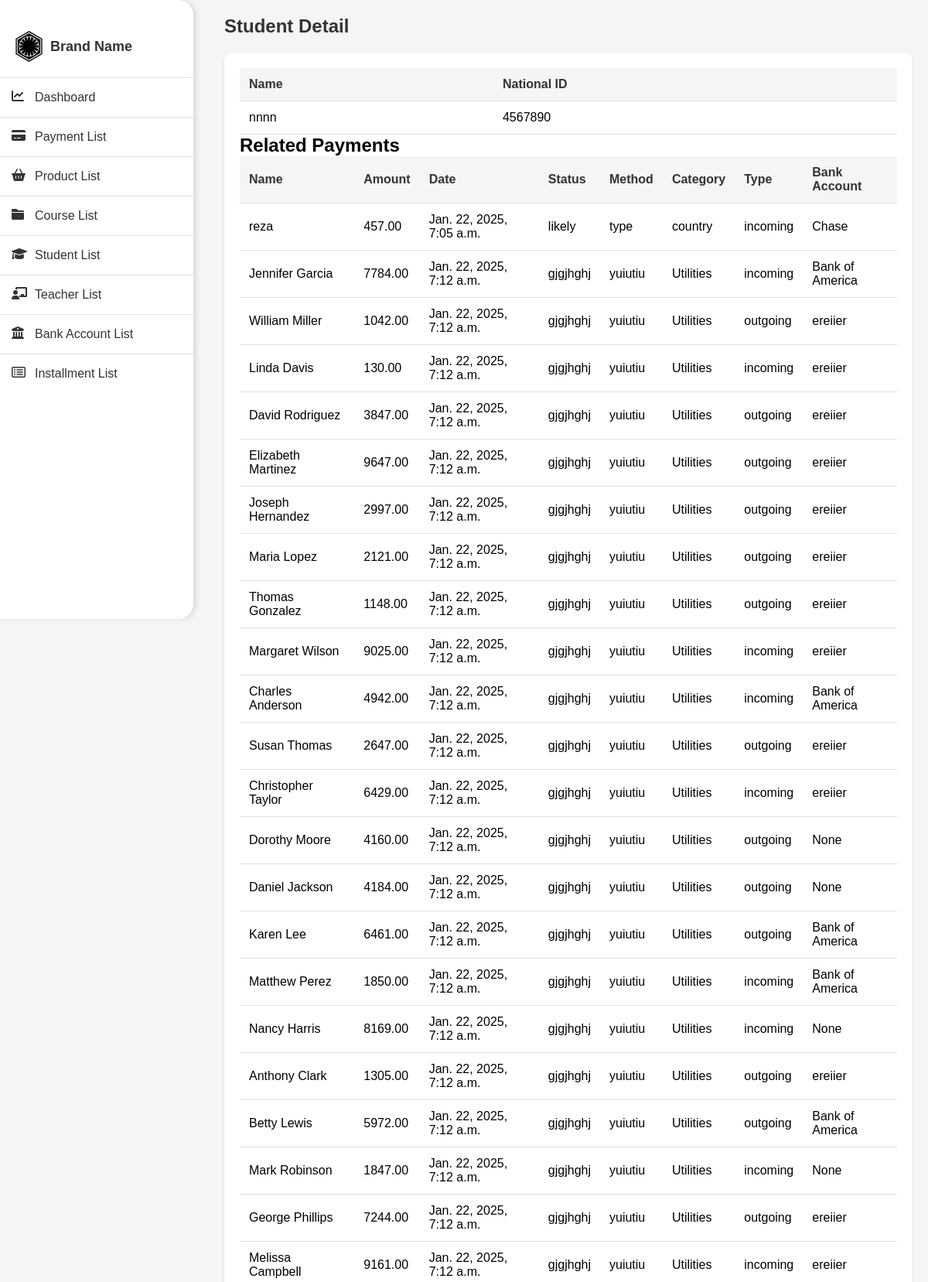
The page /student-detail/1/ (signed in, upper part) on the database its author committed.
### payments/models.py (models this page shows, shortened)
class Student(models.Model):
    person = models.ForeignKey(Person, on_delete=models.DO_NOTHING, related_name='students')
    name = models.CharField(max_length=255)
    national_id = models.CharField(max_length=20, unique=True)

class Payment(models.Model):
    name = models.CharField(max_length=255, db_index=True)
    amount = models.DecimalField(max_digits=10, decimal_places=2)
    datetime = models.DateTimeField(auto_now_add=True, db_index=True)
    related_person = models.ForeignKey(Person, on_delete=models.DO_NOTHING, related_name='payments')
    payment_method = models.ForeignKey(PaymentMethod, on_delete=models.DO_NOTHING, related_name='payments')
    status = models.ForeignKey(Status, on_delete=models.DO_NOTHING, related_name='payments')
    info_text = models.TextField(blank=True, null=True)
    category = models.ForeignKey(PaymentCategory, on_delete=models.DO_NOTHING, related_name='payments')
    payment_type = models.ForeignKey(PaymentType, on_delete=models.DO_NOTHING, related_name='payments')
    related_bank_account = models.ForeignKey(BankAccount, on_delete=models.DO_NOTHING, null=True, blank=True,
                                             related_name='payments')

### payments/views.py (the view)
# urls.py: path('student-detail/<int:student_id>/', views.student_detail_page, name='student_detail'),
@login_required
@user_passes_test(is_staff_or_superuser, login_url='login')
def student_detail_page(request, student_id):
    student = get_object_or_404(Student, id=student_id)
    person = student.person
    payments = Payment.objects.filter(related_person=person).values(
        'name', 'amount', 'datetime', 'status__title',
        'payment_method__title', 'category__name',
        'payment_type__title', 'related_bank_account__name'
    )
    return render(request, 'payments/student_detail.html', {
        'student': student,
        'payments': payments
    })

### payments/views.py (called while the page is built)
def is_staff_or_superuser(user):
    return user.is_staff or user.is_superuser

### payments/templates/payments/student_detail.html (shortened to what this page needs)
{% load static %}
<!DOCTYPE html>
<html lang="en">
<head>
    <link rel="stylesheet" href="https://cdnjs.cloudflare.com/ajax/libs/font-awesome/6.0.0/css/all.min.css">
</head>
<body>
<div class="sidebar">
    <div class="sidebar-header">
        <i class="fa-brands fa-first-order"></i>
        <h2>Brand Name</h2>
    </div>
    <a href="{% url 'dashboard' %}" class="sidebar-button {% if request.resolver_match.url_name == 'dashboard' %}active{% endif %}">
        <i class="fa-solid fa-chart-line"></i>
        Dashboard
    </a>
    <a href="{% url 'payment_list' %}" class="sidebar-button {% if request.resolver_match.url_name == 'payment_list' %}active{% endif %}">
        <i class="fa-solid fa-credit-card"></i>
        Payment List
    </a>
    <a href="{% url 'product_list' %}" class="sidebar-button {% if request.resolver_match.url_name == 'product_list' %}active{% endif %}">
        <i class="fa-solid fa-basket-shopping"></i>
        Product List
    </a>
    <a href="{% url 'course_list' %}" class="sidebar-button {% if request.resolver_match.url_name == 'course_list' %}active{% endif %}">
        <i class="fa-solid fa-folder"></i>
        Course List
    </a>
    <a href="{% url 'student_list' %}" class="sidebar-button {% if request.resolver_match.url_name == 'student_list' %}active{% endif %}">
        <i class="fa-solid fa-graduation-cap"></i>
        Student List
    </a>
    <a href="{% url 'teacher_list' %}" class="sidebar-button {% if request.resolver_match.url_name == 'teacher_list' %}active{% endif %}">
        <i class="fa-solid fa-chalkboard-user"></i>
        Teacher List
    </a>
    <a href="{% url 'bank_account_list' %}" class="sidebar-button {% if request.resolver_match.url_name == 'bank_account_list' %}active{% endif %}">
        <i class="fa-solid fa-building-columns"></i>
        Bank Account List
    </a>
    <a href="{% url 'installment_list' %}" class="sidebar-button {% if request.resolver_match.url_name == 'installment_list' %}active{% endif %}">
        <i class="fa-regular fa-rectangle-list"></i>
        Installment List
    </a>
</div>
<div class="content">
    <div class="page-header">
        <h1>Student Detail</h1>
    </div>
    <div class="table-container">
        <table id="student-detail-table">
            <thead>
                <tr>
                    <th>Name</th>
                    <th>National ID</th>
                </tr>
            </thead>
            <tbody>
                <tr>
                    <td>{{ student.name }}</td>
                    <td>{{ student.national_id }}</td>
                </tr>
            </tbody>
        </table>
        <div class="table-gap">
            <h2>Related Payments</h2>
            <table id="related-payments-table">
                <thead>
                    <tr>
                        <th>Name</th>
                        <th>Amount</th>
                        <th>Date</th>
                        <th>Status</th>
                        <th>Method</th>
                        <th>Category</th>
                        <th>Type</th>
                        <th>Bank Account</th>
                    </tr>
                </thead>
                <tbody>
                    {% for payment in payments %}
                    <tr>
                        <td>{{ payment.name }}</td>
                        <td>{{ payment.amount }}</td>
                        <td>{{ payment.datetime }}</td>
                        <td>{{ payment.status__title }}</td>
                        <td>{{ payment.payment_method__title }}</td>
                        <td>{{ payment.category__name }}</td>
                        <td>{{ payment.payment_type__title }}</td>
                        <td>{{ payment.related_bank_account__name }}</td>
                    </tr>
                    {% endfor %}
                </tbody>
            </table>
        </div>
    </div>
</div>
</body>
</html>

### payments/templates/payments/student_detail.html (style rules this page uses)
* { box-sizing: border-box; margin: 0; padding: 0; }
body { font-family: Arial, sans-serif; background: #f5f5f5; margin: 0; display: flex; opacity: 0; animation: fadeIn 0.3s ease-in forwards; }
.sidebar { width: 250px; background-color: #ffffff; border-radius: 0 20px 20px 0; box-shadow: 4px 0 6px rgba(0, 0, 0, 0.1); padding: 20px 0; height: 100vh; position: fixed; left: 0; top: 0; transition: transform 0.3s ease; }
.sidebar-header { display: flex; align-items: center; padding: 20px; border-bottom: 1px solid #e0e0e0; }
.sidebar-header i { font-size: 40px; margin-right: 10px; }
.sidebar-header h2 { font-size: 18px; color: #333333; }
.sidebar-button { display: flex; align-items: center; width: 100%; padding: 15px; text-align: left; color: #333333; text-decoration: none; border-bottom: 1px solid #e0e0e0; transition: background-color 0.3s ease; }
.sidebar-button i { width: 20px; height: 20px; margin-right: 10px; }
.sidebar-button:last-child { border-bottom: none; }
.content { margin-left: 270px; padding: 20px; width: calc(100% - 270px); transition: margin-left 0.3s ease; }
.page-header { display: flex; justify-content: space-between; align-items: center; margin-bottom: 20px; }
.page-header h1 { font-size: 24px; color: #333333; }
.table-container { background-color: #ffffff; border-radius: 10px; box-shadow: 0 2px 4px rgba(0, 0, 0, 0.1); padding: 20px; overflow-x: auto; }
table { width: 100%; border-collapse: collapse; }
th, td { padding: 12px; text-align: left; border-bottom: 1px solid #e0e0e0; }
th { background-color: #f5f5f5; font-weight: bold; color: #333333; }

### rows shown on the page
Student: name "nnnn", national_id "4567890"
Payment: name "reza", amount "457.00", datetime "Jan. 22, 2025, 7:05 a.m.", status__title "likely", payment_method__title "type", category__name "country", payment_type__title "incoming", related_bank_account__name "Chase"
Payment: name "Jennifer Garcia", amount "7784.00", datetime "Jan. 22, 2025, 7:12 a.m.", status__title "gjgjhghj", payment_method__title "yuiutiu", category__name "Utilities", payment_type__title "incoming", related_bank_account__name "Bank of America"
Payment: name "William Miller", amount "1042.00", datetime "Jan. 22, 2025, 7:12 a.m.", status__title "gjgjhghj", payment_method__title "yuiutiu", category__name "Utilities", payment_type__title "outgoing", related_bank_account__name "ereiier"
Payment: name "Linda Davis", amount "130.00", datetime "Jan. 22, 2025, 7:12 a.m.", status__title "gjgjhghj", payment_method__title "yuiutiu", category__name "Utilities", payment_type__title "incoming", related_bank_account__name "ereiier"
Payment: name "David Rodriguez", amount "3847.00", datetime "Jan. 22, 2025, 7:12 a.m.", status__title "gjgjhghj", payment_method__title "yuiutiu", category__name "Utilities", payment_type__title "outgoing", related_bank_account__name "ereiier"
Payment: name "Elizabeth Martinez", amount "9647.00", datetime "Jan. 22, 2025, 7:12 a.m.", status__title "gjgjhghj", payment_method__title "yuiutiu", category__name "Utilities", payment_type__title "outgoing", related_bank_account__name "ereiier"
Payment: name "Joseph Hernandez", amount "2997.00", datetime "Jan. 22, 2025, 7:12 a.m.", status__title "gjgjhghj", payment_method__title "yuiutiu", category__name "Utilities", payment_type__title "outgoing", related_bank_account__name "ereiier"
Payment: name "Maria Lopez", amount "2121.00", datetime "Jan. 22, 2025, 7:12 a.m.", status__title "gjgjhghj", payment_method__title "yuiutiu", category__name "Utilities", payment_type__title "outgoing", related_bank_account__name "ereiier"
Payment: name "Thomas Gonzalez", amount "1148.00", datetime "Jan. 22, 2025, 7:12 a.m.", status__title "gjgjhghj", payment_method__title "yuiutiu", category__name "Utilities", payment_type__title "outgoing", related_bank_account__name "ereiier"
Payment: name "Margaret Wilson", amount "9025.00", datetime "Jan. 22, 2025, 7:12 a.m.", status__title "gjgjhghj", payment_method__title "yuiutiu", category__name "Utilities", payment_type__title "incoming", related_bank_account__name "ereiier"
Payment: name "Charles Anderson", amount "4942.00", datetime "Jan. 22, 2025, 7:12 a.m.", status__title "gjgjhghj", payment_method__title "yuiutiu", category__name "Utilities", payment_type__title "incoming", related_bank_account__name "Bank of America"
Payment: name "Susan Thomas", amount "2647.00", datetime "Jan. 22, 2025, 7:12 a.m.", status__title "gjgjhghj", payment_method__title "yuiutiu", category__name "Utilities", payment_type__title "outgoing", related_bank_account__name "ereiier"
Payment: name "Christopher Taylor", amount "6429.00", datetime "Jan. 22, 2025, 7:12 a.m.", status__title "gjgjhghj", payment_method__title "yuiutiu", category__name "Utilities", payment_type__title "incoming", related_bank_account__name "ereiier"
Payment: name "Dorothy Moore", amount "4160.00", datetime "Jan. 22, 2025, 7:12 a.m.", status__title "gjgjhghj", payment_method__title "yuiutiu", category__name "Utilities", payment_type__title "outgoing", related_bank_account__name "None"
Payment: name "Daniel Jackson", amount "4184.00", datetime "Jan. 22, 2025, 7:12 a.m.", status__title "gjgjhghj", payment_method__title "yuiutiu", category__name "Utilities", payment_type__title "outgoing", related_bank_account__name "None"
Payment: name "Karen Lee", amount "6461.00", datetime "Jan. 22, 2025, 7:12 a.m.", status__title "gjgjhghj", payment_method__title "yuiutiu", category__name "Utilities", payment_type__title "outgoing", related_bank_account__name "Bank of America"
Payment: name "Matthew Perez", amount "1850.00", datetime "Jan. 22, 2025, 7:12 a.m.", status__title "gjgjhghj", payment_method__title "yuiutiu", category__name "Utilities", payment_type__title "incoming", related_bank_account__name "Bank of America"
Payment: name "Nancy Harris", amount "8169.00", datetime "Jan. 22, 2025, 7:12 a.m.", status__title "gjgjhghj", payment_method__title "yuiutiu", category__name "Utilities", payment_type__title "incoming", related_bank_account__name "None"
Payment: name "Anthony Clark", amount "1305.00", datetime "Jan. 22, 2025, 7:12 a.m.", status__title "gjgjhghj", payment_method__title "yuiutiu", category__name "Utilities", payment_type__title "outgoing", related_bank_account__name "ereiier"
Payment: name "Betty Lewis", amount "5972.00", datetime "Jan. 22, 2025, 7:12 a.m.", status__title "gjgjhghj", payment_method__title "yuiutiu", category__name "Utilities", payment_type__title "outgoing", related_bank_account__name "Bank of America"
Payment: name "Mark Robinson", amount "1847.00", datetime "Jan. 22, 2025, 7:12 a.m.", status__title "gjgjhghj", payment_method__title "yuiutiu", category__name "Utilities", payment_type__title "incoming", related_bank_account__name "None"
Payment: name "George Phillips", amount "7244.00", datetime "Jan. 22, 2025, 7:12 a.m.", status__title "gjgjhghj", payment_method__title "yuiutiu", category__name "Utilities", payment_type__title "outgoing", related_bank_account__name "ereiier"
Payment: name "Melissa Campbell", amount "9161.00", datetime "Jan. 22, 2025, 7:12 a.m.", status__title "gjgjhghj", payment_method__title "yuiutiu", category__name "Utilities", payment_type__title "incoming", related_bank_account__name "ereiier"
